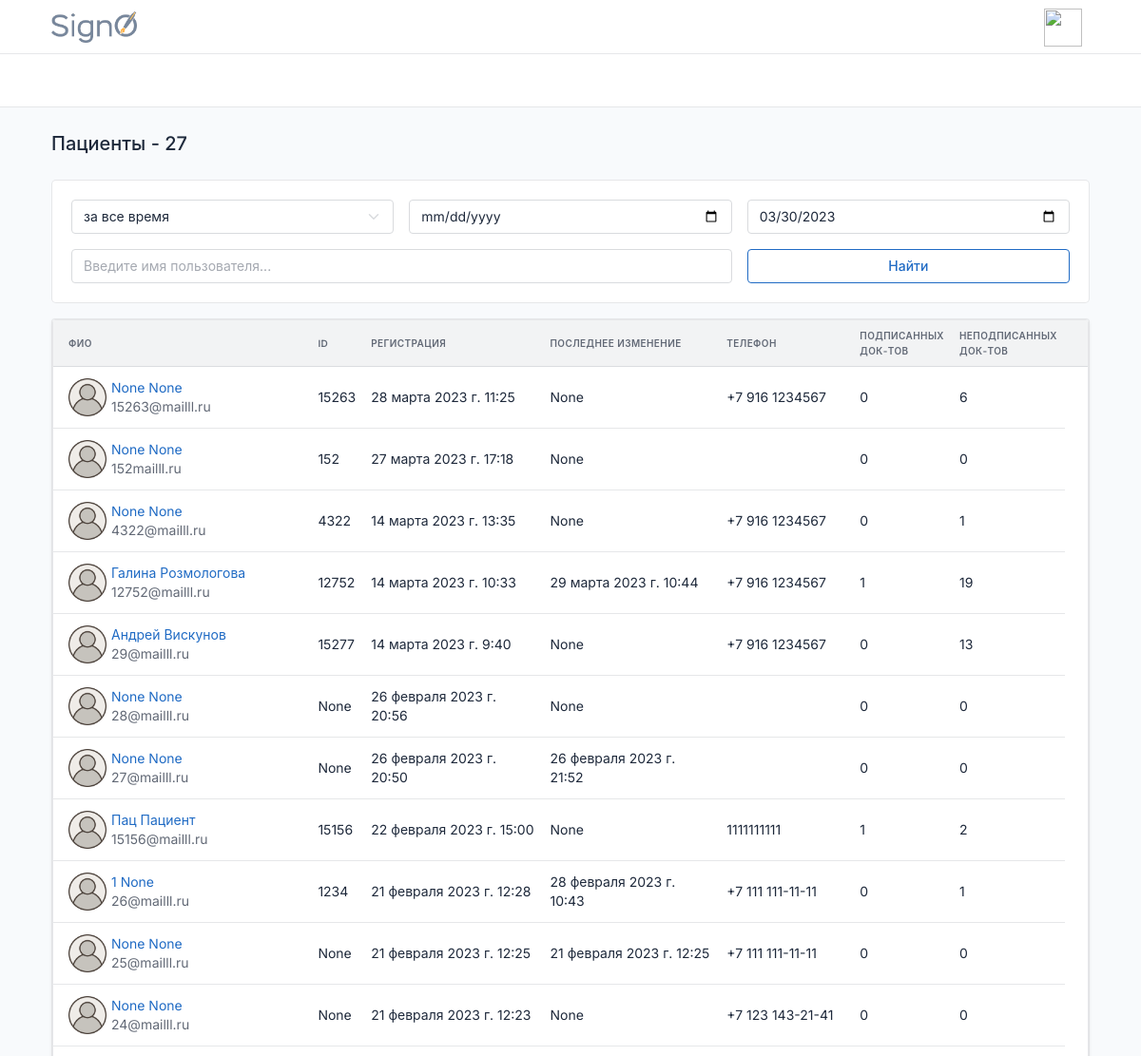
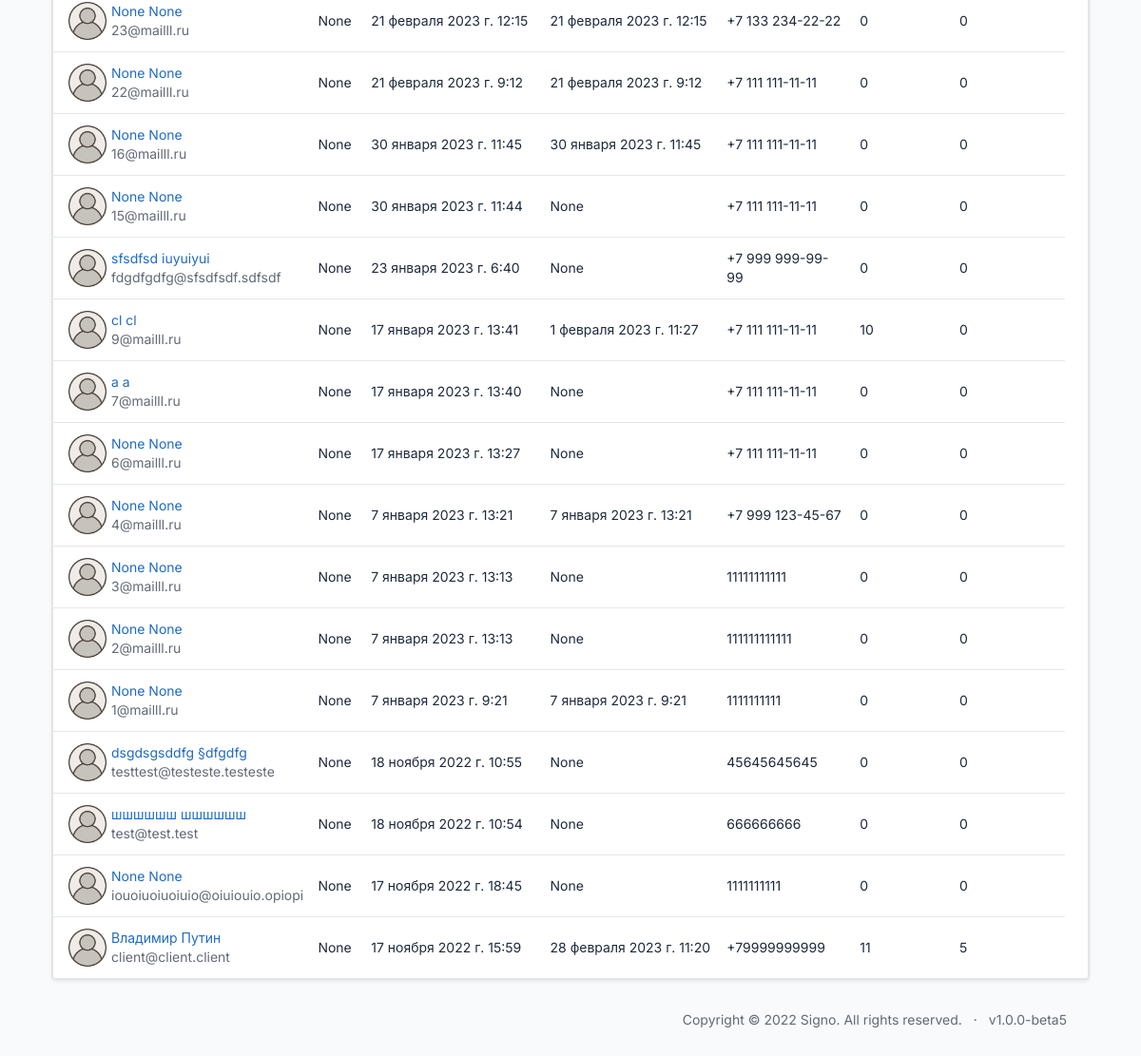
/allclients/, run on the app's committed database (2 pictures, top to bottom).
### users/models.py (models this page shows, shortened)
class CustomUser(AbstractBaseUser, PermissionsMixin):
    email = models.EmailField(max_length=254, unique=True, verbose_name='Электронная почта')
    first_name = models.CharField(u"Имя", max_length=100, blank=True, null=True)
    last_name = models.CharField(u"Фамилия", max_length=100, blank=True, null=True)
    patronymic = models.CharField(u"Отчество", max_length=100, blank=True, null=True)
    pasport_series = models.CharField(max_length=12, blank=True, verbose_name='Серия паспорта')
    pasport_number = models.CharField(max_length=12, blank=True, verbose_name='Номер паспорта')
    addres = models.CharField(max_length=240, blank=True, verbose_name='Адрес пользователя')
    user_profile_id = models.IntegerField(blank=True, verbose_name='ID пользователя', null=True)
    phone = models.CharField(max_length=24, verbose_name='Телефон')
    uniq_id = models.CharField(unique=True, max_length=12, blank=True, null=True, verbose_name='Уникальный ID')
    photo = models.ImageField(
        upload_to='users/%Y/%m/%d/',
        blank=True,
        default='../static/images/default_avatar.png',
        verbose_name='Аватар')
    is_active = models.BooleanField(default=True, verbose_name='Активирован')
    is_admin = models.BooleanField(default=False, verbose_name='Администратор')
    is_staff = models.BooleanField(_('staff status'), default=False)
    is_superuser = models.BooleanField(_('super user'), default=False)
    date_joined = models.DateTimeField(u'date joined', blank=True, null=True, default=timezone.now)
    last_login = models.DateTimeField(u'last login', blank=True, null=True)
    groups = models.ManyToManyField(Group, blank=True, null=True, verbose_name='Группы', related_name='groups')
    user_permissions = models.ManyToManyField(Permission, blank=True, null=True, verbose_name='Разрешения', related_name='user_permissions')
    date_of_birthday = models.DateField(blank=True, null=True, verbose_name='Дата Рождения')
    ADMINISTRATOR = 'AD'
    DOCTOR = 'DO'
    CLIENT = 'CL'
    DIRECTOR = 'DI'
    TYPE_ROLE = [
        (ADMINISTRATOR, 'Администратор'),
        (DOCTOR, 'Врач'),
        (CLIENT, 'Клиент'),
        (DIRECTOR, 'Руководитель')
    ]
    type = models.CharField(max_length=6, choices=TYPE_ROLE, default=CLIENT, verbose_name='Тип пользователя')
    ban = models.BooleanField(default=False, verbose_name='Уволен')
    ban_date = models.DateTimeField(verbose_name='дата увольнения', blank=True, null=True)
    ecp = models.BooleanField(default=False, verbose_name='Наличие ЭЦП')
    USERNAME_FIELD = 'email'
    REQUIRED_FIELDS = []
    objects = CustomUserManager()
    class Meta:
        verbose_name='Пользователь'
        verbose_name_plural='Пользователи'

### index/views.py (the view)
# urls.py: path('allclients/', allclients, name='allclients'),
def allclients(request):
    all_users = CustomUser.objects.filter(type='CL')
    all_users = annotate_users_with_number_of_signed_docs(
                                            all_users,
                                            'recipient__recipient_status')
    users = search_users(request, all_users)
    print(users[0].not_signed_docs)
    context = {
        'title': f"Пациенты - {CustomUser.objects.filter(type='CL').count()}",
        'users': users
    }
    return render(request, 'index/allclients.html', context=context)

### users/services.py (called while the page is built, shortened)
def search_users(request, all_users):
    search_name = request.GET.get('search')
    period = request.GET.get('period')
    user_type = request.GET.get('user_type')
    if period:
        start_date, end_date = get_dates(period, all_users)
        all_users = all_users.filter(date_joined__range=[start_date, end_date])
    if user_type:
        all_users = all_users.filter(type=user_type)
    sort_filter = request.GET.get('sort')
    if sort_filter:
        all_users = all_users.order_by(sort_filter)
    else:
        all_users = all_users.order_by('-date_joined')
    return all_users

def annotate_users_with_number_of_signed_docs(all_users, user_type):
    dict_true = {user_type:True, 'recipient__deleted': False}
    dict_false = {user_type:False, 'recipient__deleted': False}
    all_users = all_users.annotate(
                signed_docs=Count(Case(
                    When(**dict_true, then=1),
                    output_field=models.IntegerField(),
                    distinct=False
            ))) \
            .annotate(
                not_signed_docs=Count(Case(
                    When(**dict_false, then=1),
                    output_field=models.IntegerField(),
                    distinct=False
            )))
    return all_users

### index/templates/index/allclients.html
{%extends 'index.html'%}
{%block content%}
{% include 'common/_info_box_users.html' %}
<div class="col-12">
                <div class="card">
                  {% include 'common/_clients_table.html' %}
                </div>
              </div>
{%endblock%}

### templates/common/_clients_table.html (shortened to what this page needs)
{% load static %}
{% load extra_tags %}
<div class="col-12">
    <div class="card">
      <div class="table-responsive">
        <table class="table table-vcenter card-table">
          <thead>
            <tr>
              <th id="th-last_name" class='sortable-table-header' onclick="filterByField('last_name')">ФИО</th>
              <th id="th-id" class='sortable-table-header' onclick="filterByField('id')">ID
              </th>
              <th id="th-date_joined" class='sortable-table-header' onclick="filterByField('date_joined')">Регистрация</th>
              <th id="th-last_login" class='sortable-table-header' onclick="filterByField('last_login')">Последнее изменение</th>
              {% if request.user.type != 'DO' %}
                <th>Телефон</th>
              {% endif %}
              <th id="th-signed_docs" class='sortable-table-header' onclick="filterByField('signed_docs')">Подписанных<br> док-тов</th>
              <th id="th-not_signed_docs" class='sortable-table-header' onclick="filterByField('not_signed_docs')">Неподписанных<br> док-тов</th>
              <th class="w-1"></th>
            </tr>
          </thead>
          <tbody class="lazy-loading-users">
          {% for user in users %}
          <tr class="lazy-row-users">
              <td>
                <div class="d-flex py-1 align-items-center">
                  {% if user.photo %}
                    <img width=40px height=40px src="{{user.photo.url}}" style="margin-right:5px">
                  {% endif %}
                <div class="flex-fill">
                      {% if request.user.type != 'DO' %}
                        <a href="{%url 'user' user.id%}"><div class="font-weight-medium">{{user.first_name}} {{user.last_name}}</div></a>
                      {% else %}
                        <div class="font-weight-medium">{{user.first_name}} {{user.last_name}}</div>
                      {% endif %}
                    <div class="text-muted">{{user.email}}</div>
                  </div>
                </div>
              </td>
              <td>
                <div>{{ user.uniq_id }}</div>
              </td>
              <td>
                <div>{{ user.date_joined }}</div>
              </td>
              <td>
                <div>{{ user.last_login }}</div>
              </td>
              {% if request.user.type != 'DO' %}
              <td>
                <div>{{ user.phone }}</div>
              </td>
              {% endif %}
              <td>
                <div>{{ user.signed_docs }}</div>
              </td>
              <td>
                <div>{{ user.not_signed_docs }}</div>
              </td>
            </tr>
          {% endfor %}
          </tbody>
        </table>
      </div>
    </div>
  </div>

### templates/header.html (style rules this page uses)
.table-responsive { min-height: 275px; }

### data on the page
CustomUser: photo (placeholder picture), first_name "None", last_name "None", email "15263@mailll.ru", uniq_id "15263", date_joined "28 марта 2023 г. 11:25", last_login "None", phone "+7 916 1234567", signed_docs "0", not_signed_docs "6"
CustomUser: photo (placeholder picture), first_name "None", last_name "None", email "152mailll.ru", uniq_id "152", date_joined "27 марта 2023 г. 17:18", last_login "None", signed_docs "0", not_signed_docs "0"
CustomUser: photo (placeholder picture), first_name "None", last_name "None", email "4322@mailll.ru", uniq_id "4322", date_joined "14 марта 2023 г. 13:35", last_login "None", phone "+7 916 1234567", signed_docs "0", not_signed_docs "1"
CustomUser: photo (placeholder picture), first_name "Галина", last_name "Розмологова", email "12752@mailll.ru", uniq_id "12752", date_joined "14 марта 2023 г. 10:33", last_login "29 марта 2023 г. 10:44", phone "+7 916 1234567", signed_docs "1", not_signed_docs "19"
CustomUser: photo (placeholder picture), first_name "Андрей", last_name "Вискунов", email "29@mailll.ru", uniq_id "15277", date_joined "14 марта 2023 г. 9:40", last_login "None", phone "+7 916 1234567", signed_docs "0", not_signed_docs "13"
CustomUser: photo (placeholder picture), first_name "None", last_name "None", email "28@mailll.ru", uniq_id "None", date_joined "26 февраля 2023 г. 20:56", last_login "None", signed_docs "0", not_signed_docs "0"
CustomUser: photo (placeholder picture), first_name "None", last_name "None", email "27@mailll.ru", uniq_id "None", date_joined "26 февраля 2023 г. 20:50", last_login "26 февраля 2023 г. 21:52", signed_docs "0", not_signed_docs "0"
CustomUser: photo (placeholder picture), first_name "Пац", last_name "Пациент", email "15156@mailll.ru", uniq_id "15156", date_joined "22 февраля 2023 г. 15:00", last_login "None", phone "1111111111", signed_docs "1", not_signed_docs "2"
CustomUser: photo (placeholder picture), first_name "1", last_name "None", email "26@mailll.ru", uniq_id "1234", date_joined "21 февраля 2023 г. 12:28", last_login "28 февраля 2023 г. 10:43", phone "+7 111 111-11-11", signed_docs "0", not_signed_docs "1"
CustomUser: photo (placeholder picture), first_name "None", last_name "None", email "25@mailll.ru", uniq_id "None", date_joined "21 февраля 2023 г. 12:25", last_login "21 февраля 2023 г. 12:25", phone "+7 111 111-11-11", signed_docs "0", not_signed_docs "0"
CustomUser: photo (placeholder picture), first_name "None", last_name "None", email "24@mailll.ru", uniq_id "None", date_joined "21 февраля 2023 г. 12:23", last_login "None", phone "+7 123 143-21-41", signed_docs "0", not_signed_docs "0"
CustomUser: photo (placeholder picture), first_name "None", last_name "None", email "23@mailll.ru", uniq_id "None", date_joined "21 февраля 2023 г. 12:15", last_login "21 февраля 2023 г. 12:15", phone "+7 133 234-22-22", signed_docs "0", not_signed_docs "0"
CustomUser: photo (placeholder picture), first_name "None", last_name "None", email "22@mailll.ru", uniq_id "None", date_joined "21 февраля 2023 г. 9:12", last_login "21 февраля 2023 г. 9:12", phone "+7 111 111-11-11", signed_docs "0", not_signed_docs "0"
CustomUser: photo (placeholder picture), first_name "None", last_name "None", email "16@mailll.ru", uniq_id "None", date_joined "30 января 2023 г. 11:45", last_login "30 января 2023 г. 11:45", phone "+7 111 111-11-11", signed_docs "0", not_signed_docs "0"
CustomUser: photo (placeholder picture), first_name "None", last_name "None", email "15@mailll.ru", uniq_id "None", date_joined "30 января 2023 г. 11:44", last_login "None", phone "+7 111 111-11-11", signed_docs "0", not_signed_docs "0"
CustomUser: photo (placeholder picture), first_name "sfsdfsd", last_name "iuyuiyui", email "fdgdfgdfg@sfsdfsdf.sdfsdf", uniq_id "None", date_joined "23 января 2023 г. 6:40", last_login "None", phone "+7 999 999-99-99", signed_docs "0", not_signed_docs "0"
CustomUser: photo (placeholder picture), first_name "cl", last_name "cl", email "9@mailll.ru", uniq_id "None", date_joined "17 января 2023 г. 13:41", last_login "1 февраля 2023 г. 11:27", phone "+7 111 111-11-11", signed_docs "10", not_signed_docs "0"
CustomUser: photo (placeholder picture), first_name "a", last_name "a", email "7@mailll.ru", uniq_id "None", date_joined "17 января 2023 г. 13:40", last_login "None", phone "+7 111 111-11-11", signed_docs "0", not_signed_docs "0"
CustomUser: photo (placeholder picture), first_name "None", last_name "None", email "6@mailll.ru", uniq_id "None", date_joined "17 января 2023 г. 13:27", last_login "None", phone "+7 111 111-11-11", signed_docs "0", not_signed_docs "0"
CustomUser: photo (placeholder picture), first_name "None", last_name "None", email "4@mailll.ru", uniq_id "None", date_joined "7 января 2023 г. 13:21", last_login "7 января 2023 г. 13:21", phone "+7 999 123-45-67", signed_docs "0", not_signed_docs "0"
CustomUser: photo (placeholder picture), first_name "None", last_name "None", email "3@mailll.ru", uniq_id "None", date_joined "7 января 2023 г. 13:13", last_login "None", phone "11111111111", signed_docs "0", not_signed_docs "0"
CustomUser: photo (placeholder picture), first_name "None", last_name "None", email "2@mailll.ru", uniq_id "None", date_joined "7 января 2023 г. 13:13", last_login "None", phone "111111111111", signed_docs "0", not_signed_docs "0"
CustomUser: photo (placeholder picture), first_name "None", last_name "None", email "1@mailll.ru", uniq_id "None", date_joined "7 января 2023 г. 9:21", last_login "7 января 2023 г. 9:21", phone "1111111111", signed_docs "0", not_signed_docs "0"
CustomUser: photo (placeholder picture), first_name "dsgdsgsddfg", last_name "§dfgdfg", email "testtest@testeste.testeste", uniq_id "None", date_joined "18 ноября 2022 г. 10:55", last_login "None", phone "45645645645", signed_docs "0", not_signed_docs "0"
CustomUser: photo (placeholder picture), first_name "шшшшшш", last_name "шшшшшш", email "test@test.test", uniq_id "None", date_joined "18 ноября 2022 г. 10:54", last_login "None", phone "666666666", signed_docs "0", not_signed_docs "0"
CustomUser: photo (placeholder picture), first_name "None", last_name "None", email "iouoiuoiuoiuio@oiuiouio.opiopi", uniq_id "None", date_joined "17 ноября 2022 г. 18:45", last_login "None", phone "1111111111", signed_docs "0", not_signed_docs "0"
CustomUser: photo (placeholder picture), first_name "Владимир", last_name "Путин", email "client@client.client", uniq_id "None", date_joined "17 ноября 2022 г. 15:59", last_login "28 февраля 2023 г. 11:20", phone "+79999999999", signed_docs "11", not_signed_docs "5"

### other printed values
{{ title }} "Пациенты - 27"
